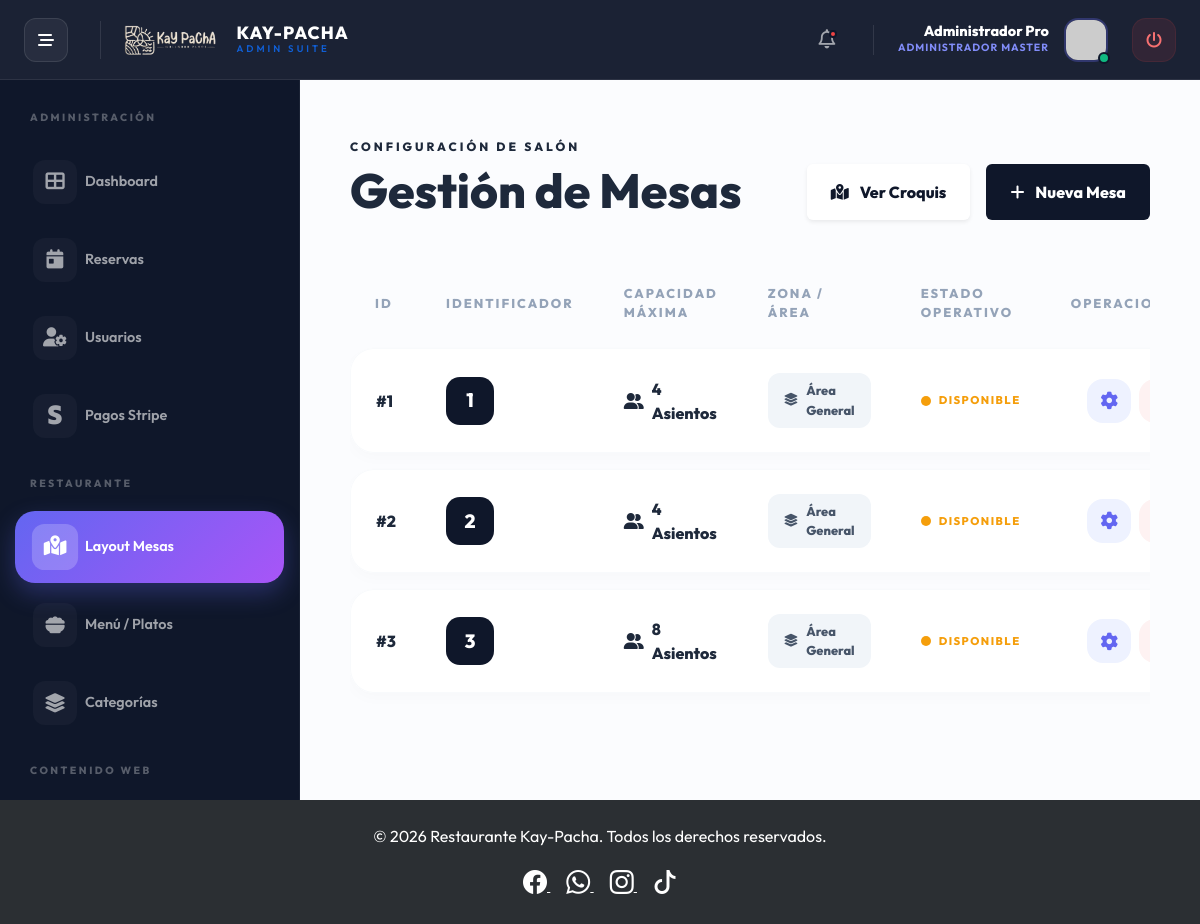
Screenshot of /controladores/admin/MesasAdminController.php (signed in) with the database file from the repository.
### tables this page shows
CREATE TABLE IF NOT EXISTS `mesas` (
  `id` int NOT NULL AUTO_INCREMENT,
  `numero_mesa` int NOT NULL,
  `capacidad` int NOT NULL,
  `estado` varchar(20) DEFAULT 'disponible',
  `pos_top` varchar(20) DEFAULT '100px',
  `pos_left` varchar(20) DEFAULT '100px',
  `activo` tinyint(1) DEFAULT '1',
  PRIMARY KEY (`id`)
);

### vistas/admin/mesas/index.php (the view, shortened to what this page needs)
<?php
require_once __DIR__ . '/../../layout/headerr.php';
require_once __DIR__ . '/../../layout/sidebar_admin.php';
$mesas = $mesas ?? [];
?>
<div class="content-wrapper">
    <div class="d-flex justify-content-between align-items-end mb-5">
        <div>
            <h6 class="text-indigo fw-800 text-uppercase mb-2" style="letter-spacing: 3px; font-size: 0.75rem;">Configuración de Salón</h6>
            <h1 class="fw-800 text-slate-900 display-5 mb-0">Gestión de Mesas</h1>
        </div>
        <div class="d-flex gap-3">
            <a href="?accion=croquis" class="btn btn-white shadow-sm border-0 rounded-16 px-4 py-3 fw-800">
                <i class="fas fa-map-location-dot me-2 text-indigo"></i> Ver Croquis
            </a>
            <a href="?accion=crear" class="btn btn-primary shadow-pro border-0 rounded-16 px-4 py-3 fw-800" style="background: var(--slate-900);">
                <i class="fas fa-plus me-2"></i> Nueva Mesa
            </a>
        </div>
    </div>
    <div class="table-responsive">
        <table class="table-pro">
            <thead>
                <tr>
                    <th>ID</th>
                    <th>Identificador</th>
                    <th>Capacidad Máxima</th>
                    <th>Zona / Área</th>
                    <th>Estado Operativo</th>
                    <th class="text-end">Operaciones</th>
                </tr>
            </thead>
            <tbody>
                <?php if(!empty($mesas)): ?>
                    <?php foreach($mesas as $m):
                        $st = strtolower($m['estado'] ?? 'libre');
                        $stColor = ($st === 'libre') ? '#10b981' : (($st === 'ocupada') ? '#ef4444' : '#f59e0b');
                    ?>
                        <tr>
                            <td><span class="fw-800 text-slate-900">#<?= (int)$m['id'] ?></span></td>
                            <td>
                                <div class="mesa-circle-pro">
                                    <span><?= htmlspecialchars($m['numero_mesa']) ?></span>
                                </div>
                            </td>
                            <td>
                                <div class="d-flex align-items-center gap-2">
                                    <i class="fas fa-user-group text-slate-400"></i>
                                    <span class="fw-800 text-slate-900"><?= (int)$m['capacidad'] ?> Asientos</span>
                                </div>
                            </td>
                            <td>
                                <div class="zona-badge-pro">
                                    <i class="fas fa-layer-group me-2"></i>
                                    <?= htmlspecialchars($m['zona'] ?? 'Área General') ?>
                                </div>
                            </td>
                            <td>
                                <div class="d-flex align-items-center gap-2">
                                    <div class="status-dot" style="background: <?= $stColor ?>;"></div>
                                    <span class="fw-800 text-uppercase" style="color: <?= $stColor ?>; font-size: 0.7rem; letter-spacing: 1.5px;"><?= $st ?></span>
                                </div>
                            </td>
                            <td class="text-end">
                                <div class="d-flex justify-content-end gap-2">
                                    <a href="?accion=editar&id=<?= $m['id'] ?>" class="action-btn-pro btn-edit" title="Modificar Parámetros">
                                        <i class="fas fa-gear"></i>
                                    </a>
                                    <form method="POST" action="?accion=eliminar" class="d-inline">
                                        <button type="submit" class="action-btn-pro btn-delete" onclick="return confirm('¿Desactivar esta unidad operativa?')" title="Retirar de Servicio">
                                        </button>
                                    </form>
                                </div>
                            </td>
                        </tr>
                    <?php endforeach; ?>
                <?php else: ?>
                    <tr><td colspan="6" class="text-center py-5 text-muted fw-500">No se han configurado unidades de mesa.</td></tr>
                <?php endif; ?>
            </tbody>
        </table>
    </div>
</div>
<?php require_once __DIR__ . '/../../layout/footer.php'; ?>

### rows the page displays
mesas: id "1", numero_mesa "1", capacidad "4", zona "Área General", estado "DISPONIBLE"
mesas: id "2", numero_mesa "2", capacidad "4", zona "Área General", estado "DISPONIBLE"
mesas: id "3", numero_mesa "3", capacidad "8", zona "Área General", estado "DISPONIBLE"

### other values shown
$_SESSION['nombre'] "Administrador Pro"
